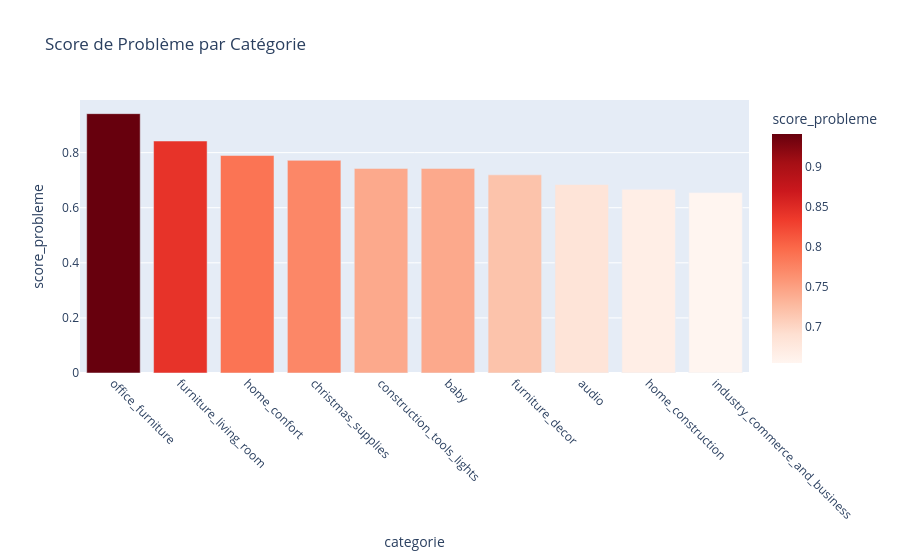

The notebook cell this image was saved under:
### Markdown cell above
#### 3. Quelles catégories combinent mauvaise satisfaction, retard ou frais élevés ?

### Code cell
stats_cat['score_probleme'] = (
    stats_cat['taux_retard'].rank(pct=True) +
    (1 - stats_cat['note_moyenne'].rank(pct=True)) +
    stats_cat['frais_moy'].rank(pct=True)
)/ 3
triple_pb = stats_cat.sort_values('score_probleme', ascending=False).head(10)

print("=== Top 10 catégories les plus problématiques ===")
fig = px.bar(triple_pb, x='categorie', y='score_probleme',
             title="Score de Problème par Catégorie",
             color='score_probleme', color_continuous_scale='Reds')
fig.update_xaxes(tickangle=45)
fig.show()

### Figure 1 — Plotly figure (JSON) as saved in the notebook; plotly's stock layout.template omitted (floating-point values rounded to 4 significant figures)
{"data": [{"hovertemplate": "categorie=%{x}<br>score_probleme=%{marker.color}<extra></extra>", "legendgroup": "", "marker": {"color": [0.9415, 0.8421, 0.7895, 0.7719, 0.7427, 0.7427, 0.7193, 0.6842, 0.6667, 0.655], "coloraxis": "coloraxis", "pattern": {"shape": ""}}, "name": "", "orientation": "v", "showlegend": false, "textposition": "auto", "type": "bar", "x": ["office_furniture", "furniture_living_room", "home_confort", "christmas_supplies", "construction_tools_lights", "baby", "furniture_decor", "audio", "home_construction", "industry_commerce_and_business"], "xaxis": "x", "y": [0.9415, 0.8421, 0.7895, 0.7719, 0.7427, 0.7427, 0.7193, 0.6842, 0.6667, 0.655], "yaxis": "y"}], "layout": {"barmode": "relative", "coloraxis": {"colorbar": {"title": {"text": "score_probleme"}}, "colorscale": [[0, "rgb(255,245,240)"], [0.125, "rgb(254,224,210)"], [0.25, "rgb(252,187,161)"], [0.375, "rgb(252,146,114)"], [0.5, "rgb(251,106,74)"], [0.625, "rgb(239,59,44)"], [0.75, "rgb(203,24,29)"], [0.875, "rgb(165,15,21)"], [1, "rgb(103,0,13)"]]}, "legend": {"tracegroupgap": 0}, "title": {"text": "Score de Problème par Catégorie"}, "xaxis": {"anchor": "y", "domain": [0, 1], "tickangle": 45, "title": {"text": "categorie"}}, "yaxis": {"anchor": "x", "domain": [0, 1], "title": {"text": "score_probleme"}}}}
